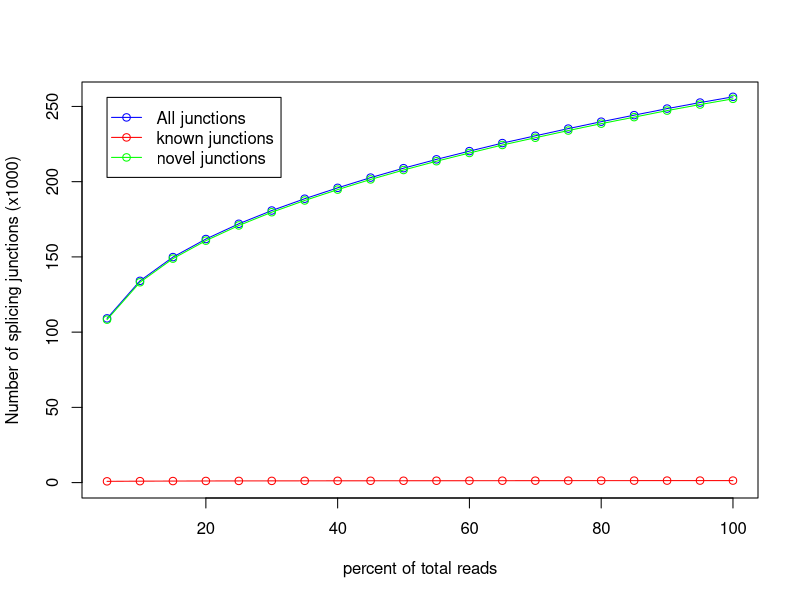

This figure's R source:
pdf('benchmark/RustQC/large/rseqc/junction_saturation/GM12878_REP1.markdup.sorted.junctionSaturation_plot.pdf')
x=c(5,10,15,20,25,30,35,40,45,50,55,60,65,70,75,80,85,90,95,100)
y=c(834,953,1022,1079,1115,1136,1166,1185,1207,1223,1235,1250,1261,1277,1292,1303,1311,1320,1328,1330)
z=c(109136,134083,149872,161877,172009,180824,188666,195901,202697,208963,214833,220300,225643,230477,235269,239859,244202,248561,252574,256392)
w=c(108302,133130,148850,160798,170894,179688,187500,194716,201490,207740,213598,219050,224382,229200,233977,238556,242891,247241,251246,255062)
m=max(256,256,255)
n=min(0,109,108)
plot(x,z/1000,xlab='percent of total reads',ylab='Number of splicing junctions (x1000)',type='o',col='blue',ylim=c(n,m))
points(x,y/1000,type='o',col='red')
points(x,w/1000,type='o',col='green')
legend(5,256, legend=c("All junctions","known junctions", "novel junctions"),col=c("blue","red","green"),lwd=1,pch=1)
dev.off()
